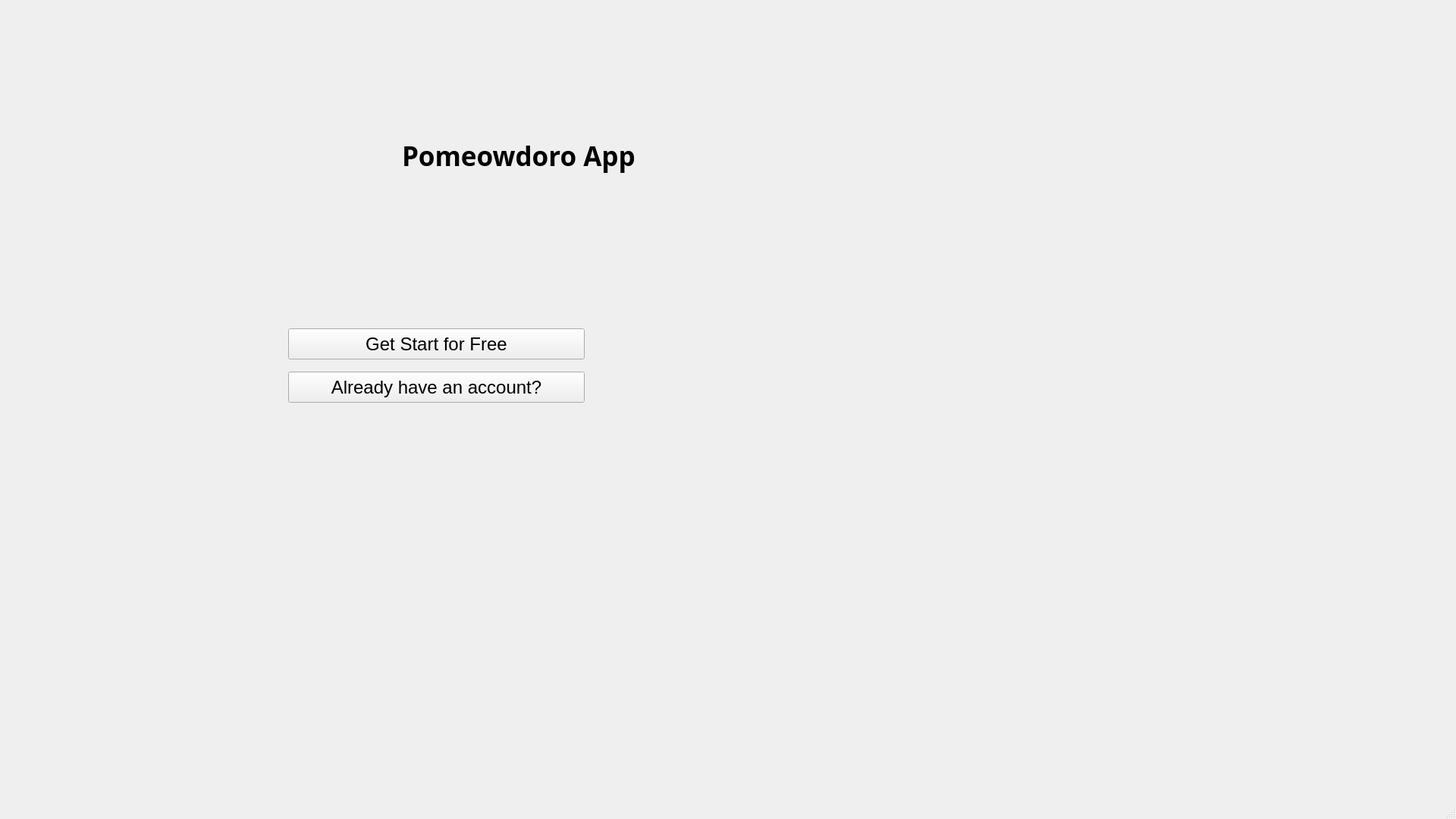
<?xml version="1.0" encoding="UTF-8"?>
<ui version="4.0">
 <class>MainWindow</class>
 <widget class="QMainWindow" name="MainWindow">
  <property name="geometry">
   <rect>
    <x>0</x>
    <y>0</y>
    <width>1920</width>
    <height>1080</height>
   </rect>
  </property>
  <property name="minimumSize">
   <size>
    <width>1920</width>
    <height>10</height>
   </size>
  </property>
  <property name="maximumSize">
   <size>
    <width>1920</width>
    <height>1080</height>
   </size>
  </property>
  <property name="windowTitle">
   <string>MainWindow</string>
  </property>
  <widget class="QWidget" name="centralwidget">
   <widget class="QLabel" name="PomewdoroApp">
    <property name="geometry">
     <rect>
      <x>530</x>
      <y>180</y>
      <width>331</width>
      <height>51</height>
     </rect>
    </property>
    <property name="font">
     <font>
      <family>Kantumruy</family>
      <pointsize>26</pointsize>
      <bold>true</bold>
     </font>
    </property>
    <property name="text">
     <string>Pomeowdoro App</string>
    </property>
   </widget>
   <widget class="QLabel" name="Catlogo">
    <property name="geometry">
     <rect>
      <x>180</x>
      <y>70</y>
      <width>311</width>
      <height>281</height>
     </rect>
    </property>
    <property name="minimumSize">
     <size>
      <width>0</width>
      <height>10</height>
     </size>
    </property>
    <property name="baseSize">
     <size>
      <width>20</width>
      <height>0</height>
     </size>
    </property>
    <property name="text">
     <string/>
    </property>
    <property name="pixmap">
     <pixmap>C:/Users/Sovannchornay Loy/Downloads/cat.png</pixmap>
    </property>
    <property name="scaledContents">
     <bool>true</bool>
    </property>
   </widget>
   <widget class="QPushButton" name="Getstarted">
    <property name="geometry">
     <rect>
      <x>380</x>
      <y>433</y>
      <width>391</width>
      <height>41</height>
     </rect>
    </property>
    <property name="font">
     <font>
      <pointsize>18</pointsize>
     </font>
    </property>
    <property name="autoFillBackground">
     <bool>false</bool>
    </property>
    <property name="text">
     <string>Get Start for Free</string>
    </property>
   </widget>
   <widget class="QPushButton" name="Alreadyhaveanaccunt">
    <property name="geometry">
     <rect>
      <x>380</x>
      <y>490</y>
      <width>391</width>
      <height>41</height>
     </rect>
    </property>
    <property name="font">
     <font>
      <pointsize>18</pointsize>
     </font>
    </property>
    <property name="text">
     <string>Already have an account?</string>
    </property>
   </widget>
  </widget>
  <widget class="QMenuBar" name="menubar">
   <property name="geometry">
    <rect>
     <x>0</x>
     <y>0</y>
     <width>1920</width>
     <height>21</height>
    </rect>
   </property>
  </widget>
  <widget class="QStatusBar" name="statusbar"/>
 </widget>
 <resources/>
 <connections/>
</ui>
